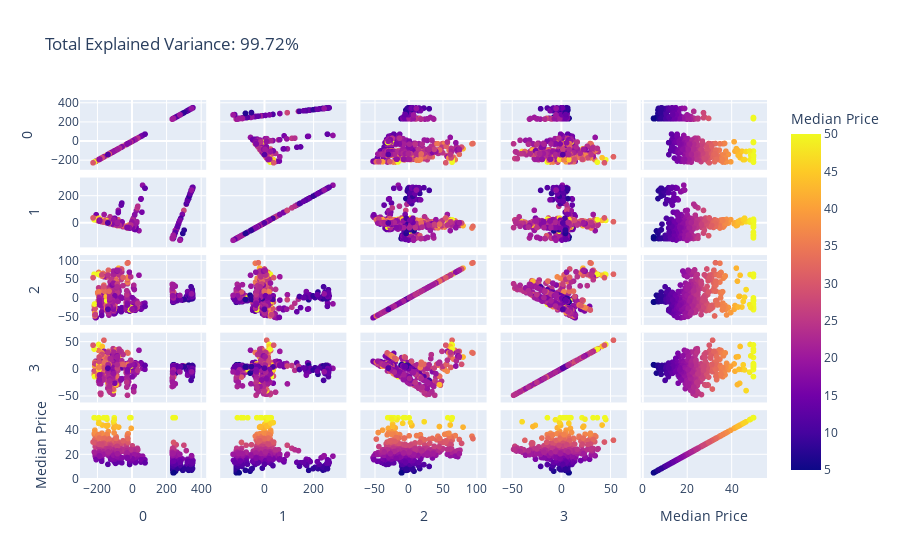

Notebook cell for this chart:
### Code cell
import pandas as pd
import plotly.express as px
from sklearn.decomposition import PCA
from sklearn.datasets import load_boston

boston = load_boston()
df = pd.DataFrame(boston.data, columns=boston.feature_names)
n_components = 4

pca = PCA(n_components=n_components)
components = pca.fit_transform(df)

total_var = pca.explained_variance_ratio_.sum() * 100

labels = {str(i): f"PC {i+1}" for i in range(n_components)}
labels['color'] = 'Median Price'

fig = px.scatter_matrix(
    components,
    color=boston.target,
    dimensions=range(n_components),
    labels=labels,
    title=f'Total Explained Variance: {total_var:.2f}%',
)
# fig.update_traces(diagonal_visible=False)
fig.show()

### Figure 1 — Plotly figure (JSON) as saved in the notebook; plotly's stock layout.template omitted (floating-point values rounded to 4 significant figures; data arrays with more than 128 entries replaced by an {"elided": "..."} marker saying what was removed)
{"data": [{"dimensions": [{"axis": {"matches": true}, "label": "0", "values": {"elided": "506 float values"}}, {"axis": {"matches": true}, "label": "1", "values": {"elided": "506 float values"}}, {"axis": {"matches": true}, "label": "2", "values": {"elided": "506 float values"}}, {"axis": {"matches": true}, "label": "3", "values": {"elided": "506 float values"}}, {"axis": {"matches": true}, "label": "Median Price", "values": {"elided": "506 float values"}}], "hovertemplate": "%{xaxis.title.text}=%{x}<br>%{yaxis.title.text}=%{y}<br>Median Price=%{marker.color}<extra></extra>", "legendgroup": "", "marker": {"color": {"elided": "506 float values"}, "coloraxis": "coloraxis", "symbol": "circle"}, "name": "", "showlegend": false, "type": "splom"}], "layout": {"coloraxis": {"colorbar": {"title": {"text": "Median Price"}}, "colorscale": [[0, "#0d0887"], [0.1111, "#46039f"], [0.2222, "#7201a8"], [0.3333, "#9c179e"], [0.4444, "#bd3786"], [0.5556, "#d8576b"], [0.6667, "#ed7953"], [0.7778, "#fb9f3a"], [0.8889, "#fdca26"], [1, "#f0f921"]]}, "dragmode": "select", "legend": {"tracegroupgap": 0}, "title": {"text": "Total Explained Variance: 99.72%"}}}
